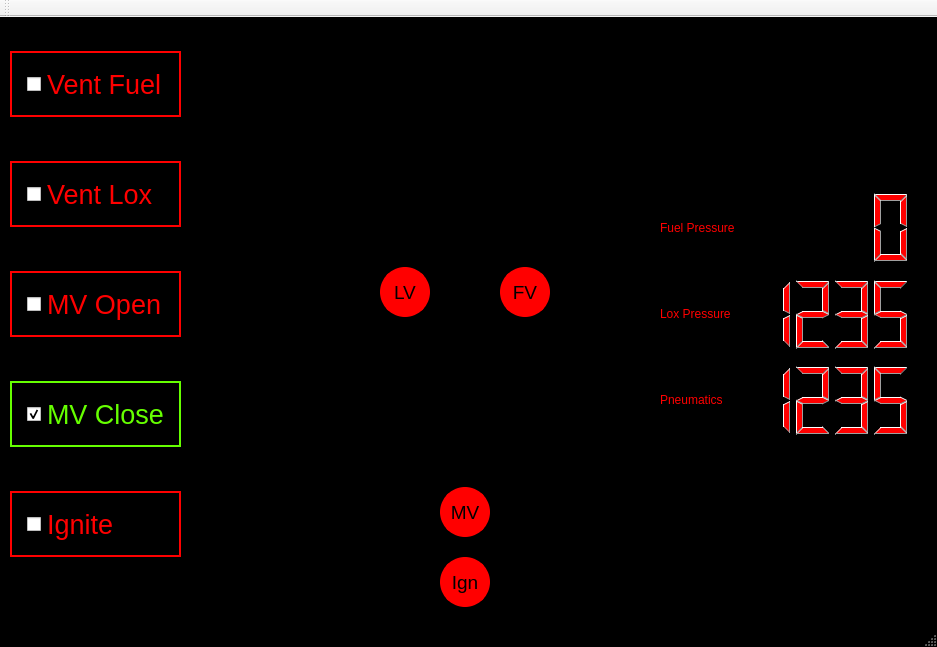
<?xml version="1.0" encoding="UTF-8"?>
<ui version="4.0">
 <class>MainWindow</class>
 <widget class="QMainWindow" name="MainWindow">
  <property name="geometry">
   <rect>
    <x>0</x>
    <y>0</y>
    <width>937</width>
    <height>647</height>
   </rect>
  </property>
  <property name="sizePolicy">
   <sizepolicy hsizetype="Expanding" vsizetype="Expanding">
    <horstretch>0</horstretch>
    <verstretch>0</verstretch>
   </sizepolicy>
  </property>
  <property name="minimumSize">
   <size>
    <width>767</width>
    <height>647</height>
   </size>
  </property>
  <property name="windowTitle">
   <string>MainWindow</string>
  </property>
  <property name="autoFillBackground">
   <bool>false</bool>
  </property>
  <property name="styleSheet">
   <string notr="true">QMainWindow {
background: black;
}

QCheckBox:checked {
	color:#66ff00;
	border-color: #66ff00;
;}
QCheckBox:unchecked {
	color:Red;
	border-color: red;
}

QCheckBox::indicator {
    image: null;
	width:0px;
	height:0px;
}

QCheckBox {
	border-style: solid;
	border-width: 2px;
	alignment: center;
	padding: 15px;
}


QVBoxLayout {
	alignment: bottom;
	attachment: scroll;
}

QPushButton {
color: black;
  border-width: 3px;        
  border-style: solid;
  border-radius: 25px;
	width:50;
	height:50;

}
QPushButton:enabled {
	border-color: #66ff00;
	background: #66ff00
}
QPushButton:disabled {
	border-color: red;
	background: red
}

QTextBrowser {
	image: url(:/images/Untitled.png)
}

QLCDNumber {
color: red;
}

QLabel {
color: red;
}</string>
  </property>
  <widget class="QWidget" name="centralwidget">
   <widget class="QPushButton" name="MV_indicator">
    <property name="enabled">
     <bool>false</bool>
    </property>
    <property name="geometry">
     <rect>
      <x>440</x>
      <y>470</y>
      <width>50</width>
      <height>50</height>
     </rect>
    </property>
    <property name="font">
     <font>
      <pointsize>14</pointsize>
     </font>
    </property>
    <property name="text">
     <string>MV</string>
    </property>
   </widget>
   <widget class="QPushButton" name="Ign_indicator">
    <property name="enabled">
     <bool>false</bool>
    </property>
    <property name="geometry">
     <rect>
      <x>440</x>
      <y>540</y>
      <width>50</width>
      <height>50</height>
     </rect>
    </property>
    <property name="font">
     <font>
      <pointsize>14</pointsize>
     </font>
    </property>
    <property name="text">
     <string>Ign</string>
    </property>
   </widget>
   <widget class="QPushButton" name="LV_indicator">
    <property name="enabled">
     <bool>false</bool>
    </property>
    <property name="geometry">
     <rect>
      <x>380</x>
      <y>250</y>
      <width>50</width>
      <height>50</height>
     </rect>
    </property>
    <property name="font">
     <font>
      <pointsize>14</pointsize>
     </font>
    </property>
    <property name="text">
     <string>LV</string>
    </property>
   </widget>
   <widget class="QPushButton" name="FV_indicator">
    <property name="enabled">
     <bool>false</bool>
    </property>
    <property name="geometry">
     <rect>
      <x>500</x>
      <y>250</y>
      <width>50</width>
      <height>50</height>
     </rect>
    </property>
    <property name="font">
     <font>
      <pointsize>14</pointsize>
     </font>
    </property>
    <property name="text">
     <string>FV</string>
    </property>
   </widget>
   <widget class="QWidget" name="layoutWidget">
    <property name="geometry">
     <rect>
      <x>660</x>
      <y>170</y>
      <width>258</width>
      <height>253</height>
     </rect>
    </property>
    <layout class="QGridLayout" name="gridLayout">
     <item row="0" column="0">
      <widget class="QLabel" name="label">
       <property name="minimumSize">
        <size>
         <width>81</width>
         <height>20</height>
        </size>
       </property>
       <property name="text">
        <string>Fuel Pressure</string>
       </property>
      </widget>
     </item>
     <item row="0" column="1">
      <widget class="QLCDNumber" name="lcdNumber">
       <property name="minimumSize">
        <size>
         <width>171</width>
         <height>81</height>
        </size>
       </property>
       <property name="lineWidth">
        <number>0</number>
       </property>
       <property name="smallDecimalPoint">
        <bool>false</bool>
       </property>
       <property name="digitCount">
        <number>4</number>
       </property>
       <property name="value" stdset="0">
        <double>11234.559999999999491</double>
       </property>
      </widget>
     </item>
     <item row="1" column="1">
      <widget class="QLCDNumber" name="lcdNumber_2">
       <property name="minimumSize">
        <size>
         <width>171</width>
         <height>81</height>
        </size>
       </property>
       <property name="lineWidth">
        <number>0</number>
       </property>
       <property name="smallDecimalPoint">
        <bool>false</bool>
       </property>
       <property name="digitCount">
        <number>4</number>
       </property>
       <property name="value" stdset="0">
        <double>1234.559999999999945</double>
       </property>
      </widget>
     </item>
     <item row="2" column="0">
      <widget class="QLabel" name="label_2">
       <property name="minimumSize">
        <size>
         <width>37</width>
         <height>12</height>
        </size>
       </property>
       <property name="text">
        <string>Pneumatics</string>
       </property>
      </widget>
     </item>
     <item row="1" column="0">
      <widget class="QLabel" name="label_3">
       <property name="minimumSize">
        <size>
         <width>37</width>
         <height>12</height>
        </size>
       </property>
       <property name="text">
        <string>Lox Pressure</string>
       </property>
      </widget>
     </item>
     <item row="2" column="1">
      <widget class="QLCDNumber" name="lcdNumber_3">
       <property name="minimumSize">
        <size>
         <width>171</width>
         <height>81</height>
        </size>
       </property>
       <property name="lineWidth">
        <number>0</number>
       </property>
       <property name="smallDecimalPoint">
        <bool>false</bool>
       </property>
       <property name="digitCount">
        <number>4</number>
       </property>
       <property name="value" stdset="0">
        <double>1234.559999999999945</double>
       </property>
      </widget>
     </item>
    </layout>
   </widget>
   <widget class="QLabel" name="label_4">
    <property name="geometry">
     <rect>
      <x>310</x>
      <y>30</y>
      <width>311</width>
      <height>561</height>
     </rect>
    </property>
    <property name="styleSheet">
     <string notr="true">image: url(:/images/Untitled.png);
color: red;</string>
    </property>
    <property name="text">
     <string/>
    </property>
   </widget>
   <widget class="QWidget" name="layoutWidget">
    <property name="geometry">
     <rect>
      <x>10</x>
      <y>10</y>
      <width>171</width>
      <height>554</height>
     </rect>
    </property>
    <layout class="QVBoxLayout" name="verticalLayout">
     <property name="spacing">
      <number>20</number>
     </property>
     <property name="sizeConstraint">
      <enum>QLayout::SetNoConstraint</enum>
     </property>
     <item>
      <widget class="QCheckBox" name="ventFuelBox">
       <property name="font">
        <font>
         <pointsize>20</pointsize>
        </font>
       </property>
       <property name="text">
        <string>Vent Fuel</string>
       </property>
      </widget>
     </item>
     <item>
      <widget class="QCheckBox" name="ventLoxBox">
       <property name="font">
        <font>
         <pointsize>20</pointsize>
        </font>
       </property>
       <property name="text">
        <string>Vent Lox</string>
       </property>
      </widget>
     </item>
     <item>
      <widget class="QCheckBox" name="MVOpenBox">
       <property name="font">
        <font>
         <pointsize>20</pointsize>
        </font>
       </property>
       <property name="text">
        <string>MV Open</string>
       </property>
       <property name="autoExclusive">
        <bool>true</bool>
       </property>
      </widget>
     </item>
     <item>
      <widget class="QCheckBox" name="MVCloseBox">
       <property name="enabled">
        <bool>true</bool>
       </property>
       <property name="font">
        <font>
         <pointsize>20</pointsize>
        </font>
       </property>
       <property name="text">
        <string>MV Close</string>
       </property>
       <property name="checked">
        <bool>true</bool>
       </property>
       <property name="autoExclusive">
        <bool>true</bool>
       </property>
      </widget>
     </item>
     <item>
      <widget class="QCheckBox" name="igniteBox">
       <property name="font">
        <font>
         <pointsize>20</pointsize>
        </font>
       </property>
       <property name="text">
        <string>Ignite</string>
       </property>
      </widget>
     </item>
    </layout>
   </widget>
   <zorder>layoutWidget</zorder>
   <zorder>label_4</zorder>
   <zorder>MV_indicator</zorder>
   <zorder>Ign_indicator</zorder>
   <zorder>LV_indicator</zorder>
   <zorder>FV_indicator</zorder>
   <zorder>layoutWidget</zorder>
  </widget>
  <widget class="QMenuBar" name="menubar">
   <property name="geometry">
    <rect>
     <x>0</x>
     <y>0</y>
     <width>937</width>
     <height>17</height>
    </rect>
   </property>
  </widget>
  <widget class="QStatusBar" name="statusbar"/>
  <widget class="QToolBar" name="toolBar">
   <property name="windowTitle">
    <string>toolBar</string>
   </property>
   <attribute name="toolBarArea">
    <enum>TopToolBarArea</enum>
   </attribute>
   <attribute name="toolBarBreak">
    <bool>false</bool>
   </attribute>
  </widget>
 </widget>
 <resources/>
 <connections/>
</ui>
